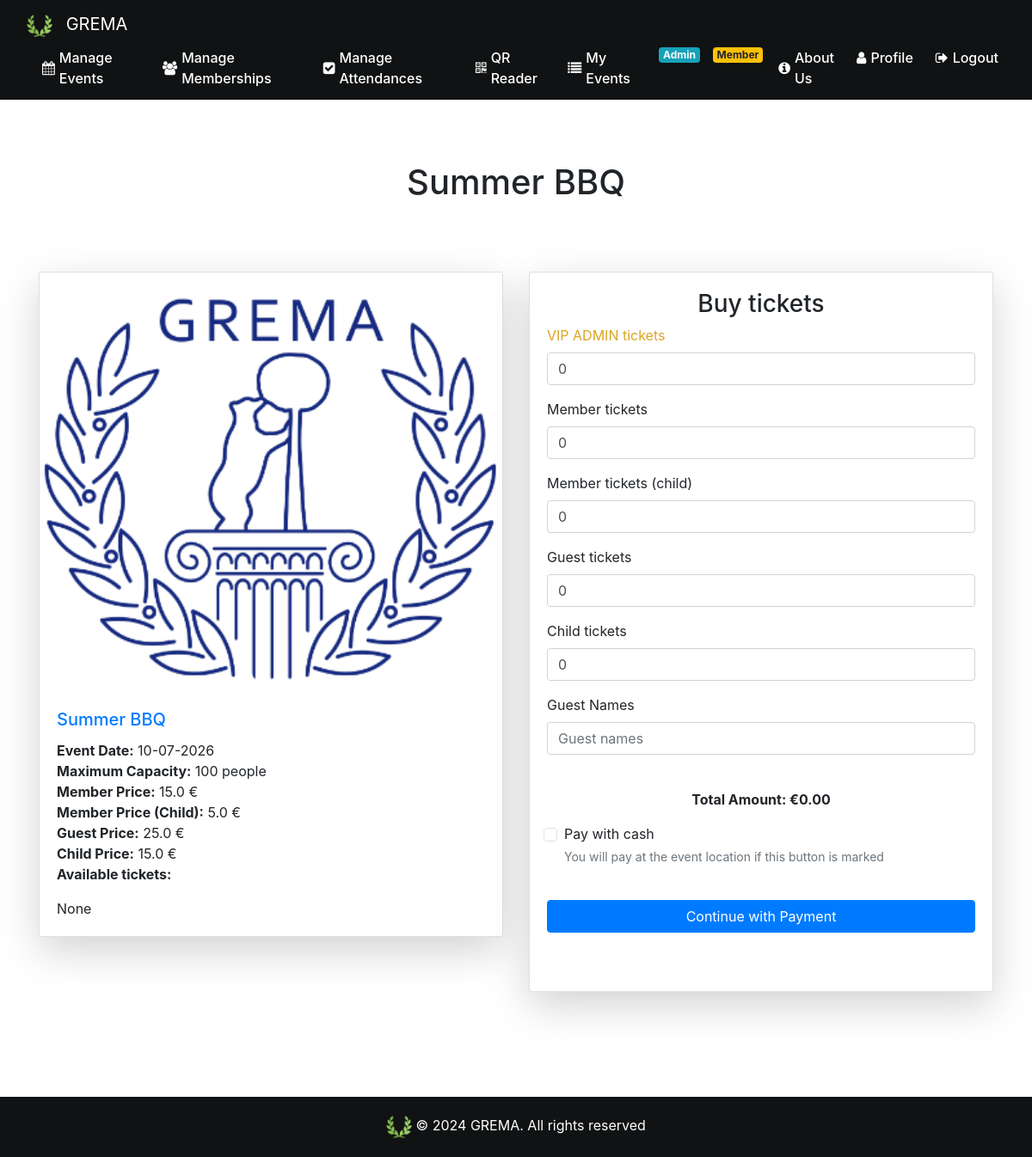
The page /event-attendance/3 (signed in) on the database its author committed.
### website/models.py (models this page shows)
class Event(db.Model):
    id = db.Column(db.Integer, primary_key=True)
    name= db.Column(db.String(80))
    date = db.Column(db.DateTime(timezone=True), default=func.current_date())
    max_guest_num = db.Column(db.Integer)
    member_price=db.Column(db.Float)
    member_child_price=db.Column(db.Float)
    guest_price=db.Column(db.Float)
    child_price=db.Column(db.Float)
    is_family_friendly=db.Column(db.Boolean)
    img_url=db.Column(db.String(300))
    description=db.Column(db.String(800))
    admin_id = db.Column(db.Integer, db.ForeignKey('admin.id'))

### website/views.py (the view)
@views.route('/event-attendance/<int:event_id>', methods=['GET', 'POST'])
@login_required
def event_attendance(event_id):
    event_details = calculate_event_details()
    event = Event.query.get_or_404(event_id)
    user_fee = Fee.query.filter_by(user_fee=current_user.id).first()
    return render_template('event.html', event=event, user=current_user, user_fee=user_fee, event_details=event_details)

### website/views.py (called while the page is built, shortened)
@views.context_processor
def inject_membership():
    if current_user.is_authenticated:
        is_member = Fee.query.filter_by(user_fee=current_user.id, payed=True).first() is not None
    else:
        is_member = False
    return dict(is_member=is_member)

def calculate_event_details():
    todos_los_eventos = Event.query.all()
    eventos_activos = [evento for evento in todos_los_eventos if evento.date >= datetime.now()]
    event_details = []
    return event_details

### website/templates/event.html (shortened to what this page needs)
{% extends "base.html" %}
{% block content %}
<br />
<h1 class="text-center mt-5">{{ event.name }}</h1>
<br />
<link rel="stylesheet" href="/static/checkout.css" />
<div class="container py-5">
    <div class="row">
        <div class="col-md-6 ">
            <div class="card shadow-lg mb-4 {% if event.is_family_friendly %}family-friendly{% endif %}">
                {% if event.img_url %}
                <img src="{{ event.img_url }}" class="card-img-top" alt="{{ event.name }}">
                {% else %}
                <img src="{{ url_for('static', filename='images/gremaLogo.png') }}" class="card-img-top"
                    alt="{{ event.name }}">
                {% endif %}
                <div class="card-body">
                    <h5 class="card-title">
                        <a href="/event-attendance/{{ event.id }}">{{ event.name }}</a>
                    </h5>
                    <ul class="list-unstyled">
                        <li><strong>Event Date:</strong> {{ event.date.strftime('%d-%m-%Y') }}</li>
                        <li><strong>Maximum Capacity:</strong> {{ event.max_guest_num }} people</li>
                        <li><strong>Member Price:</strong> {{ event.member_price }} €</li>
                        <li><strong>Member Price (Child):</strong> {{ event.member_child_price }} €</li>
                        <li><strong>Guest Price:</strong> {{ event.guest_price }} €</li>
                        <li><strong>Child Price:</strong> {{ event.child_price }} €</li>
                        <p><strong>Available tickets:</strong>
                        </p>
                    </ul>
                    <p class="card-text">{{ event.description }}</p>
                </div>
            </div>
        </div>
        <div class="col-md-6">
            <div class="card shadow-lg mb-4">
                <div class="card-body">
                    <form id="payment-form" method="POST" class="border-0">
                        <div id="formulario_a_ocultar">
                            <h3 class="text-center">Buy tickets</h3>
                            {% if user.is_admin %}
                            <div class="form-group">
                                <label for="vip_admin_tickets" ><span style="color:goldenrod" data-toggle="tooltip" data-placement="top" title="Free tickets that the admin can manage">VIP ADMIN tickets</span></label>
                                <input type="number" class="form-control" id="vip_admin_tickets" name="vip_admin_tickets"
                                    placeholder="VIP ADMIN Tickets" min="0" value="0" />
                            </div>
                            {%endif%}
                            {% if user_fee %}
                            <div class="form-group">
                                <label for="number_member_tickets">Member tickets</label>
                                <input type="number" class="form-control" id="number_member_tickets"
                                    name="number_member_tickets" placeholder="Member tickets" min="0" value="0" />
                            </div>
                            <div class="form-group">
                                <label for="number_child_member_tickets">Member tickets (child)</label>
                                <input type="number" class="form-control" id="number_child_member_tickets"
                                    name="number_child_member_tickets" placeholder="Member tickets (child)" min="0"
                                    value="0" />
                            </div>
                            {% endif %}
                            <div class="form-group">
                                <label for="number_guest_tickets">Guest tickets</label>
                                <input type="number" class="form-control" id="number_guest_tickets"
                                    name="number_guest_tickets" placeholder="Guest tickets" min="0" value="0" />
                            </div>
                            <div class="form-group">
                                <label for="number_child_tickets">Child tickets</label>
                                <input type="number" class="form-control" id="number_child_tickets"
                                    name="number_child_tickets" placeholder="Child tickets" min="0" value="0" />
                            </div>
                            <div class="form-group">
                                <label for="guests_names">Guest Names</label>
                                <input type="text" class="form-control" id="guests_names" name="guests_names"
                                    placeholder="Guest names" />
                            </div>
                            <div class="form-group">
                                <p id="totalAmountDisplay" class="font-weight-bold text-center"></p>
                            </div>
                            <div class="form-group form-check">
                                <input type="checkbox" class="form-check-input" id="pay_cash" name="pay_cash">
                                <label class="form-check-label" for="pay_cash">Pay with cash</label>
                                <small class="form-text text-muted">You will pay at the event location if this button is
                                    marked</small>
                            </div>
                            <br>
                            <button id="continue-btn" class="btn btn-primary btn-block" >Continue with Payment</button>
                        </div>
                        <br /><br />
                    </form>
                </div>
            </div>
        </div>
    </div>
</div>
{% endblock %}

### website/static/base.css (style rules this page uses)
html { position: relative; min-height: 100%; }
body { margin-bottom: 100px; margin: 0; padding: 0; }

### rows shown on the page
Event: name "Summer BBQ", date "10-07-2026", max_guest_num "100", member_price "15.0", member_child_price "5.0", guest_price "25.0", child_price "15.0", description "None"
